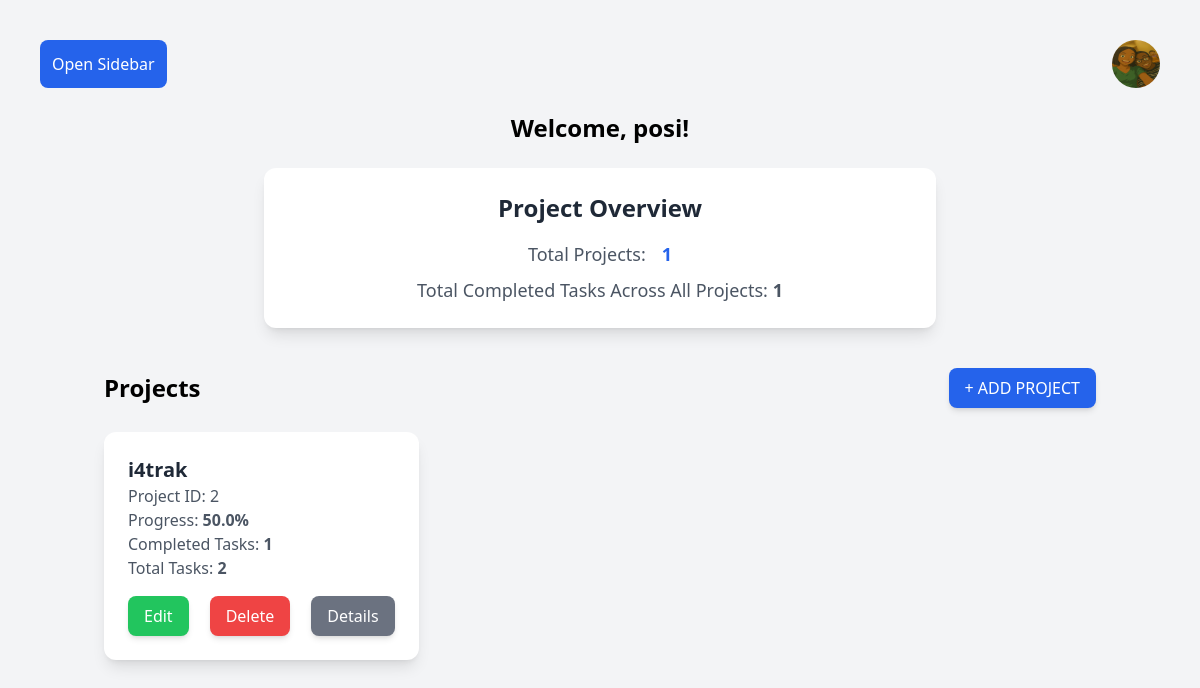
/home/ (signed in), run on an earlier commit of the app's database.
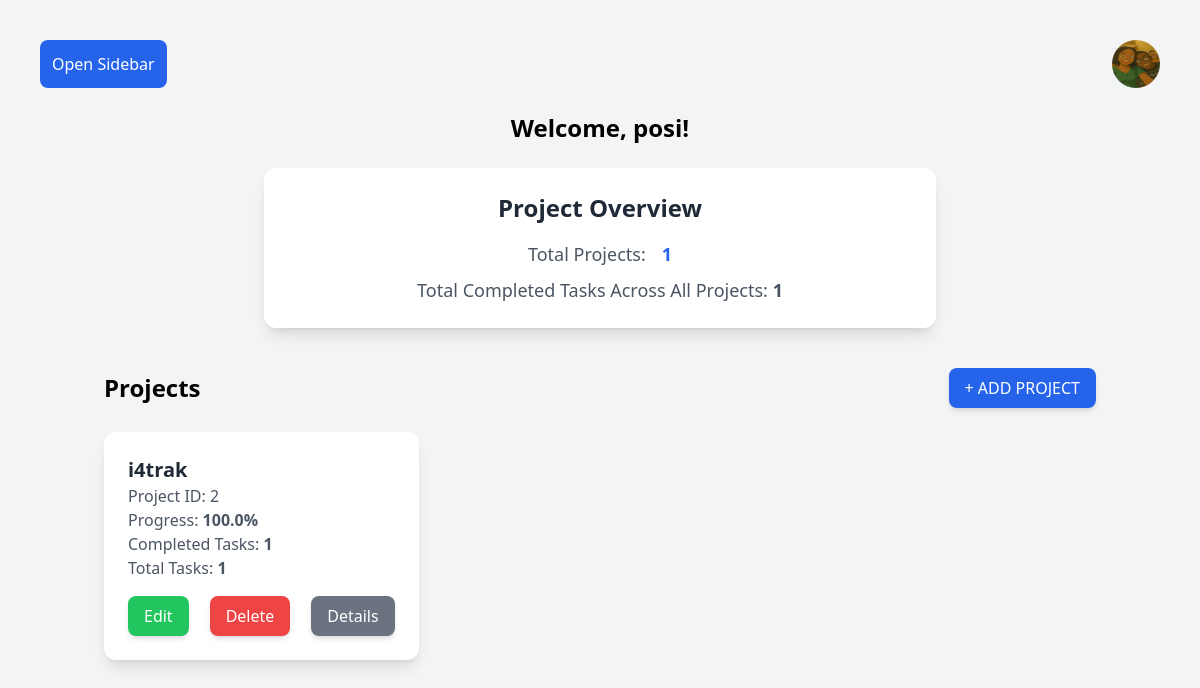
And on a later commit of the database.
### projectmanagement/models.py (models this page shows, shortened)
class Profile(models.Model):
    owner = models.OneToOneField(User,related_name = 'profile',on_delete=models.CASCADE)
    profile_image = models.ImageField(upload_to = 'profile_images/')

class Project(models.Model):
    choice_field = [
        (True,'Yes'),
        (False,'No')
    ]
    owner = models.ForeignKey(User,on_delete=models.CASCADE)
    project_name = models.CharField(max_length=100)
    project_description = models.CharField(max_length=1000)
    created_at = models.DateTimeField(auto_now_add=True)
    total_tasks = models.PositiveIntegerField(default=0)
    completed_tasks = models.PositiveIntegerField(default=0)
    past_due_date = models.BooleanField(default=False,choices=choice_field)
    def progress(self):
        if self.total_tasks == 0:
            return 0
        return (self.completed_tasks/self.total_tasks)*100

### projectmanagement/views.py (the view)
# urls.py: path('home/', views.home, name='home'),
@login_required
def home(request):
    user = request.user
    projects = Project.objects.filter(owner=request.user)
    total_projects = projects.count()
    total_completed_tasks = sum(project.completed_tasks for project in projects)
    project_data = []
    for project in projects:
        progress = project.progress()
        project_data.append({
            'id': project.id,
            'name':project.project_name,
            'progress':progress,
            'completed_tasks':project.completed_tasks,
            'total_tasks':project.total_tasks
        })
    context = {
        'user':user,
        'total_projects':total_projects,
        'total_completed_tasks':total_completed_tasks,
        'project_data':project_data,
    }
    return render(request,'index.html',context)

### projectmanagement/templates/i4project/index.html (shortened to what this page needs)
<!DOCTYPE html>
<html lang="en">
<head>
    <script src="https://cdn.tailwindcss.com"></script>
</head>
<body class="bg-gray-100 p-6 md:p-10">
    <div class="flex justify-between">
    <label for="sidebarToggle" class="justify-start p-3 bg-blue-600 text-white rounded-lg cursor-pointer hover:bg-blue-500 transition">
        Open Sidebar
    </label>
    <div class="flex justify-end">
    <a href="{% url 'profile' user_id=user.id %}" >
        {% if user.profile.profile_image %}
        <img src="{{ user.profile.profile_image.url }}"
        alt="" class="w-12 h-12 rounded-full">
        {% else %}
        <img src="/static/images/default-profile.png" alt="Default Profile" class="w-12 h-12 rounded-full">
        {% endif %}
    </a>
    </div>
    </div>
    {% block content %}
    <div class="text-2xl font-bold text-center mt-6">Welcome, {{ user.username }}!</div>
    <div class="container mx-auto mt-6 px-4">
        <div class="bg-white p-6 rounded-xl shadow-lg max-w-2xl mx-auto hover:shadow-xl transition">
            <h2 class="text-2xl font-semibold text-gray-800 text-center">Project Overview</h2>
            <div class="flex flex-col md:flex-row justify-center items-center md:space-x-4 mt-4">
                <div class="text-lg font-medium text-gray-600">Total Projects:</div>
                <div class="text-lg font-bold text-blue-600">{{ total_projects }}</div>
            </div>
            <div class="text-lg font-medium text-gray-600 text-center mt-2">
                Total Completed Tasks Across All Projects: <span class="font-bold">{{ total_completed_tasks }}</span>
            </div>
        </div>
    </div>
    <div class="mt-10 container mx-auto px-4">
        <div class="flex flex-col md:flex-row justify-between items-center">
            <h2 class="text-2xl font-bold">Projects</h2>
            <a href="{% url 'add_project' %}" class="bg-blue-600 text-white py-2 px-4 rounded-lg hover:bg-blue-500 transition shadow-md">
                + ADD PROJECT
            </a>
        </div>
        <ul class="grid grid-cols-1 sm:grid-cols-2 lg:grid-cols-3 gap-6 mt-6">
            {% for project in project_data %}
                <li class="bg-white p-6 rounded-xl shadow-lg hover:shadow-xl transition">
                    <div class="mb-4">
                        <h3 class="text-xl font-semibold text-gray-800">{{ project.name }}</h3>
                        <p class="text-gray-600 font-medium">Project ID: {{ project.id }}</p>
                        <p class="text-gray-600">Progress: <span class="font-semibold">{{ project.progress }}%</span></p>
                        <p class="text-gray-600">Completed Tasks: <span class="font-semibold">{{ project.completed_tasks }}</span></p>
                        <p class="text-gray-600">Total Tasks: <span class="font-semibold">{{ project.total_tasks }}</span></p>
                    </div>
                    <div class="flex flex-wrap justify-between gap-2">
                        <a href="{% url 'edit_project' project_id=project.id %}"
                           class="bg-green-500 text-white py-2 px-4 rounded-lg text-center shadow-md hover:bg-green-600 transition w-full sm:w-auto">
                            Edit
                        </a>
                        <a href="{% url 'delete_project' project_id=project.id %}"
                           class="bg-red-500 text-white py-2 px-4 rounded-lg text-center shadow-md hover:bg-red-600 transition w-full sm:w-auto">
                            Delete
                        </a>
                        <a href="{% url 'project_details' project_id=project.id %}"
                           class="bg-gray-500 text-white py-2 px-4 rounded-lg text-center shadow-md hover:bg-gray-600 transition w-full sm:w-auto">
                            Details
                        </a>
                    </div>
                </li>
            {% endfor %}
        </ul>
    </div>
    {% endblock %}
</body>
</html>

What changed in the data, as far as the page shows it:
changed Project "i4trak": progress "50.0" → "100.0"; total_tasks "2" → "1"
